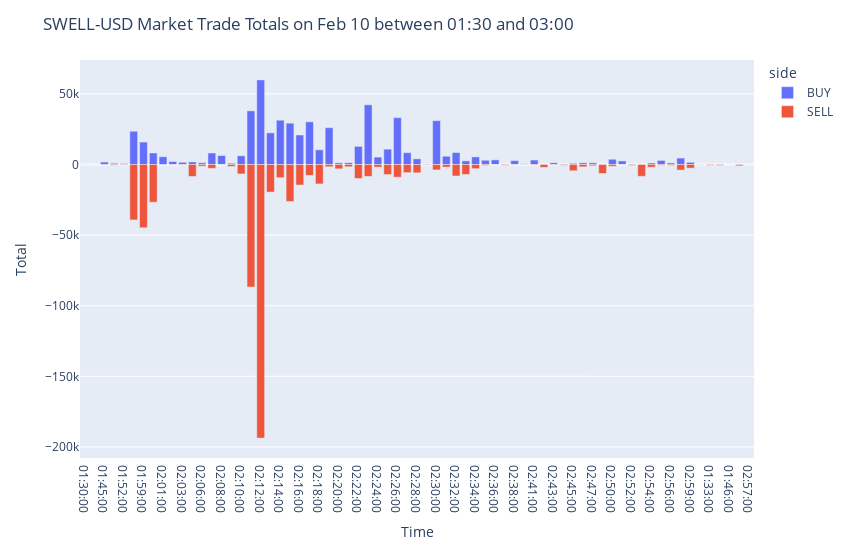

Write notebook code for a chart like this one.
### Code cell
fig_tradetotals = px.bar(
    df_trade_totals,
    x='hm_time',
    y='total',
    color='side'
)
fig_tradetotals.update_layout(
    title=f"{trading_pair} Market Trade Totals on {start.strftime('%b %d')} between {start.strftime('%H:%M')} and {end.strftime('%H:%M')}",
    xaxis=dict(
        title=dict(text='Time')
    ),
    yaxis=dict(
        title=dict(text='Total')
    ),
    height=fig_height,
    width=fig_width,
)
fig_tradetotals.show()

### Figure 1 — Plotly figure (JSON) as saved in the notebook; plotly's stock layout.template omitted (floating-point values rounded to 4 significant figures)
{"data": [{"hovertemplate": "side=BUY<br>hm_time=%{x}<br>total=%{y}<extra></extra>", "legendgroup": "BUY", "marker": {"color": "#636efa", "pattern": {"shape": ""}}, "name": "BUY", "orientation": "v", "showlegend": true, "textposition": "auto", "type": "bar", "x": ["01:30:00", "01:37:00", "01:45:00", "01:51:00", "01:52:00", "01:58:00", "01:59:00", "02:00:00", "02:01:00", "02:02:00", "02:03:00", "02:05:00", "02:06:00", "02:07:00", "02:08:00", "02:09:00", "02:10:00", "02:11:00", "02:12:00", "02:13:00", "02:14:00", "02:15:00", "02:16:00", "02:17:00", "02:18:00", "02:19:00", "02:20:00", "02:21:00", "02:22:00", "02:23:00", "02:24:00", "02:25:00", "02:26:00", "02:27:00", "02:28:00", "02:29:00", "02:30:00", "02:31:00", "02:32:00", "02:33:00", "02:34:00", "02:35:00", "02:36:00", "02:37:00", "02:38:00", "02:39:00", "02:41:00", "02:42:00", "02:43:00", "02:44:00", "02:45:00", "02:46:00", "02:47:00", "02:48:00", "02:50:00", "02:51:00", "02:52:00", "02:53:00", "02:54:00", "02:55:00", "02:56:00", "02:58:00", "02:59:00"], "xaxis": "x", "y": [11.24, 0.09328, 1735.0, 836.4, 616.7, 23550.0, 15880.0, 8140.0, 5499.0, 2081.0, 1542.0, 1823.0, 1236.0, 8151.0, 6324.0, 853.5, 6167.0, 37960.0, 59900.0, 22400.0, 31360.0, 29260.0, 20890.0, 30200.0, 10390.0, 26060.0, 1141.0, 1245.0, 12800.0, 42270.0, 5222.0, 10860.0, 33170.0, 8368.0, 3998.0, 345.7, 31030.0, 5849.0, 8457.0, 2559.0, 5391.0, 3000.0, 3272.0, 2.052, 2727.0, 480.2, 3139.0, 164.3, 1227.0, 91.53, 812.2, 1175.0, 1170.0, 137.4, 3693.0, 2517.0, 34.35, 198.2, 1041.0, 2851.0, 1091.0, 4569.0, 1530.0], "yaxis": "y"}, {"hovertemplate": "side=SELL<br>hm_time=%{x}<br>total=%{y}<extra></extra>", "legendgroup": "SELL", "marker": {"color": "#EF553B", "pattern": {"shape": ""}}, "name": "SELL", "orientation": "v", "showlegend": true, "textposition": "auto", "type": "bar", "x": ["01:30:00", "01:32:00", "01:33:00", "01:36:00", "01:46:00", "01:51:00", "01:52:00", "01:58:00", "01:59:00", "02:00:00", "02:02:00", "02:03:00", "02:05:00", "02:06:00", "02:07:00", "02:08:00", "02:09:00", "02:10:00", "02:11:00", "02:12:00", "02:13:00", "02:14:00", "02:15:00", "02:16:00", "02:17:00", "02:18:00", "02:19:00", "02:20:00", "02:21:00", "02:22:00", "02:23:00", "02:24:00", "02:25:00", "02:26:00", "02:27:00", "02:28:00", "02:29:00", "02:30:00", "02:31:00", "02:32:00", "02:33:00", "02:34:00", "02:35:00", "02:36:00", "02:37:00", "02:38:00", "02:39:00", "02:41:00", "02:42:00", "02:43:00", "02:44:00", "02:45:00", "02:46:00", "02:47:00", "02:48:00", "02:49:00", "02:50:00", "02:51:00", "02:52:00", "02:53:00", "02:54:00", "02:55:00", "02:56:00", "02:57:00", "02:58:00", "02:59:00"], "xaxis": "x", "y": [-2.927, -137.3, -505.7, -601.9, -0.1877, -499.9, -292.4, -39270.0, -44800.0, -26720.0, -217.8, -294.0, -8440.0, -1207.0, -2739.0, -21.09, -1371.0, -6672.0, -86780.0, -193800.0, -19560.0, -9344.0, -26180.0, -14520.0, -7697.0, -13770.0, -1625.0, -3079.0, -1619.0, -9897.0, -8419.0, -1880.0, -7128.0, -9003.0, -5752.0, -5894.0, -218.3, -3836.0, -1852.0, -8143.0, -7048.0, -2946.0, -648.9, -27.12, -524.4, -66.04, -1.978, -363.0, -2034.0, -335.8, -535.3, -4449.0, -1650.0, -895.2, -6361.0, -896.9, -1284.0, -28.3, -558.4, -8348.0, -1901.0, -548.8, -641.4, -44.59, -3950.0, -2616.0], "yaxis": "y"}], "layout": {"barmode": "relative", "height": 550, "legend": {"title": {"text": "side"}, "tracegroupgap": 0}, "margin": {"t": 60}, "title": {"text": "SWELL-USD Market Trade Totals on Feb 10 between 01:30 and 03:00"}, "width": 850, "xaxis": {"anchor": "y", "domain": [0, 1], "title": {"text": "Time"}}, "yaxis": {"anchor": "x", "domain": [0, 1], "title": {"text": "Total"}}}}
